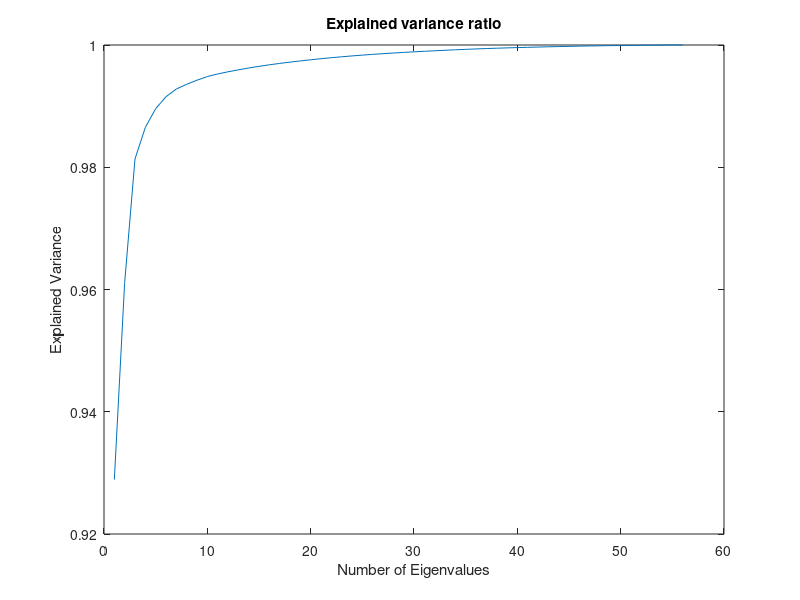

This chart was generated by the following MATLAB code:
data = [3015.04
104.647
65.5927
16.7684
9.92434
6.3368
4.10323
2.50191
2.1816
1.91978
1.38394
1.15388
1.02549
0.994836
0.871269
0.819393
0.742435
0.685258
0.627377
0.607419
0.585025
0.519298
0.492307
0.459208
0.423575
0.402649
0.36863
0.342275
0.328659
0.314581
0.282152
0.269562
0.265521
0.255774
0.232769
0.224623
0.208705
0.173441
0.172148
0.159333
0.144937
0.139018
0.1335
0.12612
0.111007
0.109431
0.100254
0.0932766
0.0865681
0.0682743
0.0613558
0.0563453
0.0537711
0.0500841
0.0380819
1.94E-07
];

%Pre allocate to save time
cont = zeros(56,1);
%calculate cumulative sums up to i
for i=1:56
    for j=1:i
        cont(i) = cont(i) + data(j);
    end
end

%find total so that the percentage of total can be found
tot = 0;
for i=1:56
    tot = tot + data(i);
end


for i =1:56
    cont(i) = cont(i)/tot;
end

plot(cont);
title("Explained variance ratio");
xlabel("Number of Eigenvalues");
ylabel("Explained Variance");
